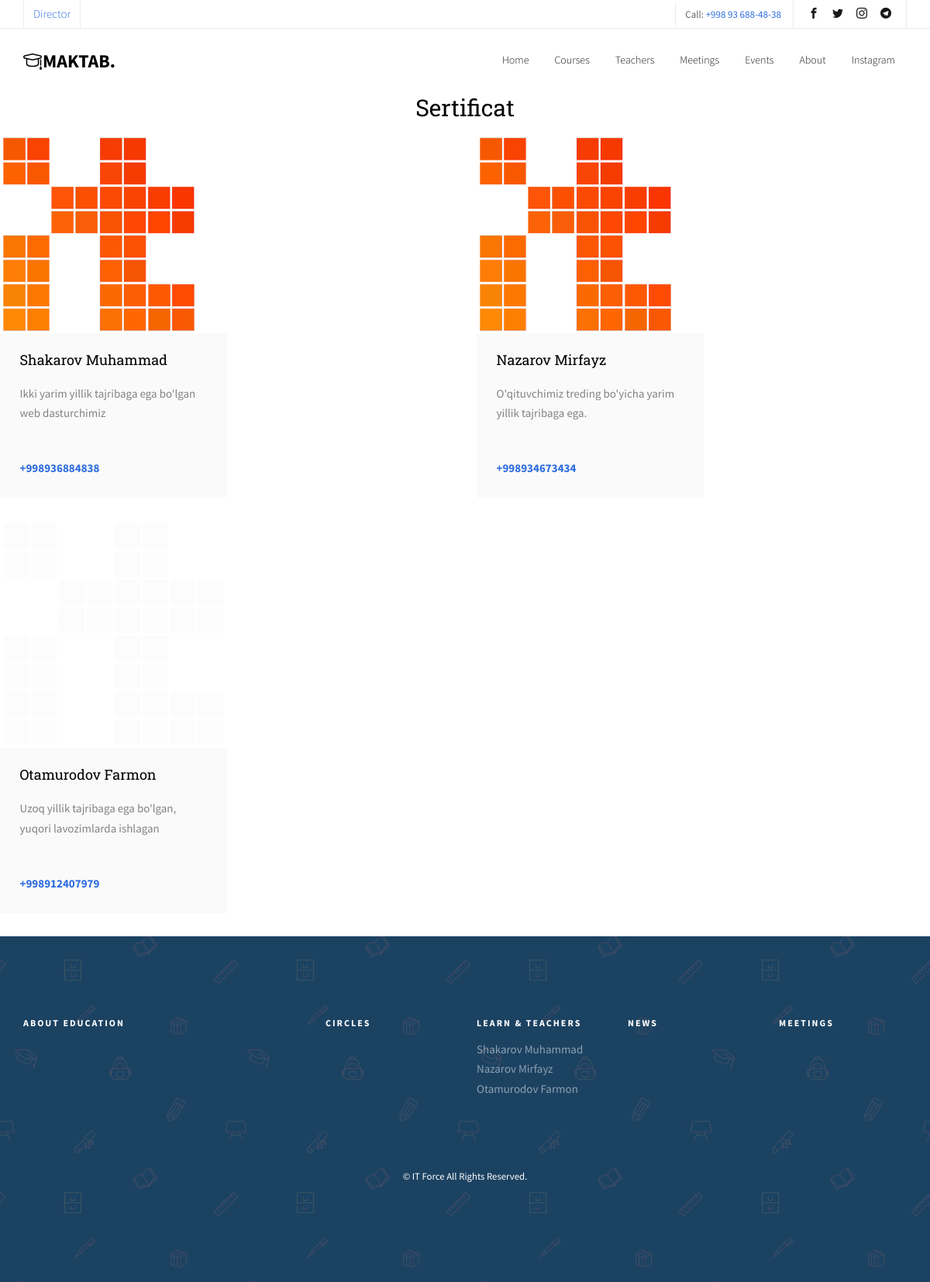
The app's page /sertificat/ with its own data.
### blog/models.py (models this page shows)
class Teacher(models.Model):
    title = models.CharField('Ismi', max_length=255)
    image = models.ImageField('Rasmi', blank=True, null=True)
    content = models.TextField('O\'qituvchi haqida')
    position = models.CharField('Lavozimi', max_length=100)
    phone = models.IntegerField('Tel raqami', default="+998 99 999-99-99")
    sertificat = models.BooleanField('Sertifikat', default=False)
    date = models.DateTimeField('Sana', default=timezone.now)
    class Meta:
        verbose_name = 'teacher'
        verbose_name_plural = 'teachers'

### blog/views.py (the view)
# urls.py: path('sertificat/', views.setificat, name='sertificat'),# + +
def setificat(request):
    sertificats = Teacher.objects.order_by('sertificat')
    return render(request, 'sertificat.html', {'teachers':sertificats})

### templates/sertificat.html (shortened to what this page needs)
{% extends 'base.html' %}
{% block content %}
<h2 class="text-center">Sertificat</h2>
<div class="row">
    {% for teacher in teachers %}
    <div class="col-md-6 animate-box">
        <a href="{% url 'teacher' teacher.id %}">
            <div class="course">
                {% if teacher.image.url != null %}
                <img src="{{teacher.image.url}}" alt="" class="course-img">
                {% endif %}
                <div class="desc">
                    <h3><a href="{% url 'teacher' teacher.id %}">{{teacher.title}}</a></h3>
                    <p>{{teacher.content}}</p>
                    <br>
                    <a href="tell: +{{teacher.phone}}"><b>+{{teacher.phone}}</b></a>
                </div>
            </div>
        </a>
    </div>
    {% endfor %}
</div>
{% endblock %}

### templates/base.html (shortened to what this page needs)
{% load static %}
<!DOCTYPE HTML>
<html>
	<head>
	<link rel="stylesheet" href="{% static 'css/animate.css' %}">
	<link rel="stylesheet" href="{% static 'css/icomoon.css' %}">
	<link rel="stylesheet" href="{% static 'css/bootstrap.css' %}">
	<link rel="stylesheet" href="{% static 'css/magnific-popup.css' %}">
	<link rel="stylesheet" href="{% static 'css/owl.carousel.min.css' %}">
	<link rel="stylesheet" href="{% static 'css/owl.theme.default.min.css' %}">
	<link rel="stylesheet" href="{% static 'css/flexslider.css' %}">
	<link rel="stylesheet" href="{% static 'css/pricing.css' %}">
	<link rel="stylesheet" href="{% static 'css/style.css' %}">
	</head>
	<body>
	<div id="page">
	<nav class="fh5co-nav" role="navigation">
		<div class="top">
			<div class="container">
				<div class="row">
					<div class="col-xs-12 text-right">
						<p class="site"><a href="{% url 'director' %}">Director</a></p>
						<p class="num">Call: <a href="Tel: +998 93 688-48-38">+998 93 688-48-38</a></p>
						<ul class="fh5co-social">
							<li><a href="#"><i class="icon-facebook2"></i></a></li>
							<li><a href="#"><i class="icon-twitter2"></i></a></li>
							<li><a href="#"><i class="icon-instagram"></i></a></li>
							<li><a href="#"><i class="icon-telegram"></i></a></li>
						</ul>
					</div>
				</div>
			</div>
		</div>
		<div class="top-menu">
			<div class="container">
				<div class="row">
					<div class="col-xs-2">
						<div id="fh5co-logo"><a href="{% url 'index' %}"><i class="icon-study"></i>Maktab<span>.</span></a></div>
					</div>
					<div class="col-xs-10 text-right menu-1">
						<ul>
							<li><a href="{% url 'index' %}">Home</a></li>
							<li><a href="{% url 'circles' %}">Courses</a></li>
							<li><a href="{% url 'teachers' %}">Teachers</a></li>
							<li><a href="{% url 'meetings' %}">Meetings</a></li>
							<li><a href="{% url 'events' %}">Events</a></li>
							<li><a href="{% url 'about' %}">About</a></li>
							<li><a href="https://www.instagram.com/shmuhammad701/">Instagram</a></li>
						</ul>
					</div>
				</div>
			</div>
		</div>
	</nav>
	{% block content %}
	{% endblock %}
	<footer id="fh5co-footer" role="contentinfo" style="background-image: url(/media/images/school.jpg);">
		<div class="overlay"></div>
		<div class="container">
			<div class="row row-pb-md">
				<div class="col-md-3 fh5co-widget">
					<h3>About Education</h3>
				</div>
				<div class="col-md-2 col-sm-4 col-xs-6 col-md-push-1 fh5co-widget">
					<h3>Circles</h3>
				</div>
				<div class="col-md-2 col-sm-4 col-xs-6 col-md-push-1 fh5co-widget">
					<h3>Learn &amp; Teachers</h3>
					<ul class="fh5co-footer-links">
						{% for teacher in teachers %}
						<li><a href="{% url 'teacher' teacher.id %}">{{teacher.title}}</a></li>
						{% endfor %}
					</ul>
				</div>
				<div class="col-md-2 col-sm-4 col-xs-6 col-md-push-1 fh5co-widget">
					<h3>news</h3>
				</div>
				<div class="col-md-2 col-sm-4 col-xs-6 col-md-push-1 fh5co-widget">
					<h3>Meetings</h3>
				</div>
			</div>
			<div class="row copyright">
				<div class="col-md-12 text-center">
					<p>
						<small class="block">&copy; IT Force All Rights Reserved.</small>
					</p>
				</div>
			</div>
		</div>
	</footer>
	</div>
	</body>
</html>

### blog/static/css/icomoon.css (style rules this page uses)
[class^="icon-"], [class*=" icon-"] { font-family: 'icomoon' !important; speak: none; font-style: normal; font-weight: normal; font-variant: normal; text-transform: none; line-height: 1; -webkit-font-smoothing: antialiased; -moz-osx-font-smoothing: grayscale; }
.icon-study:before { content: "\e924"; }
.icon-facebook2:before { content: "\eac0"; }
.icon-instagram:before { content: "\eac2"; }
.icon-telegram:before { content: "\eac5"; }
.icon-twitter2:before { content: "\eac6"; }

### records on screen
Teacher: image (picture), title "Shakarov Muhammad", content "Ikki yarim yillik tajribaga ega bo'lgan web dasturchimiz", phone "998936884838"
Teacher: image (picture), title "Nazarov Mirfayz", content "O'qituvchimiz treding bo'yicha yarim yillik tajribaga ega.", phone "998934673434"
Teacher: image (picture), title "Otamurodov Farmon", content "Uzoq yillik tajribaga ega bo'lgan, yuqori lavozimlarda ishlagan", phone "998912407979"
